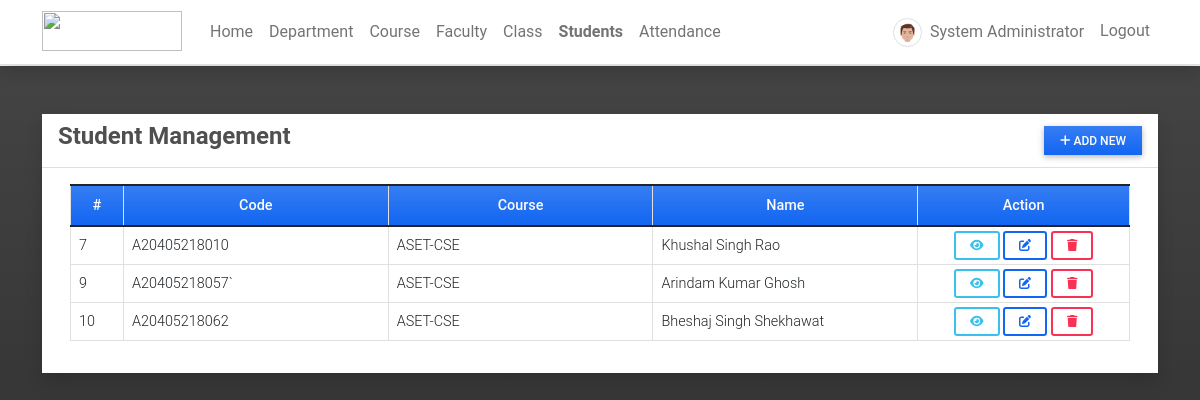
The app's page /student (signed in) with its own data.
### attendance/models.py (models this page shows, shortened)
class UserProfile(models.Model):
    user = models.OneToOneField(User, on_delete=models.CASCADE,related_name='profile')
    contact = models.CharField(max_length=250)
    dob = models.DateField(blank=True, null = True)
    address = models.TextField(blank=True, null = True)
    avatar = models.ImageField(blank=True, null = True, upload_to= 'images/')
    user_type = models.IntegerField(default = 2)
    gender = models.CharField(max_length=100, choices=[('Male','Male'),('Female','Female')], blank=True, null= True)
    department = models.ForeignKey(Department, on_delete=models.CASCADE, blank= True, null = True)

class Student(models.Model):
    student_code = models.CharField(max_length=250,blank=True, null= True)
    course=models.ForeignKey(Course,on_delete=models.CASCADE)
    first_name = models.CharField(max_length=250)
    middle_name = models.CharField(max_length=250, blank=True, null= True)
    last_name = models.CharField(max_length=250)
    gender = models.CharField(max_length=100, choices=[('Male','Male'),('Female','Female')], blank=True, null= True)
    dob = models.DateField(blank=True, null= True)
    contact = models.CharField(max_length=250, blank=True, null= True)
    date_added = models.DateTimeField(default=timezone.now)
    date_updated = models.DateTimeField(auto_now=True)

class Course(models.Model):
    department = models.ForeignKey(Department, on_delete=models.CASCADE)
    name = models.CharField(max_length=250)
    description = models.TextField(blank=True, null=True)
    status = models.IntegerField(default = 1)
    date_added = models.DateTimeField(default=timezone.now)
    date_updated = models.DateTimeField(auto_now=True)
    def __str__(self):
        return self.name

class Department(models.Model):
    name = models.CharField(max_length=250)
    description = models.TextField(blank=True, null=True)
    status = models.IntegerField(default = 1)
    date_added = models.DateTimeField(default=timezone.now)
    date_updated = models.DateTimeField(auto_now=True)
    def __str__(self):
        return self.name

### attendance/views.py (the view)
# urls.py: path('student',views.student,name='student-page'),
@login_required
def student(request):
    students = Student.objects.all()
    context['page_title'] = "Student Management"
    context['students'] = students
    return render(request, 'student_mgt.html', context)

### attendance/templates/student_mgt.html (shortened to what this page needs)
{% extends 'base.html' %} {% block pageContent %}
<div class="col-lg-12 col-md-12 col-sm-12 col-xs-12">
    <div class="card card-default rounded-0 shadow ">
        <div class="card-header">
            <div class="d-flex w-100 align-items-center justify-content-between">
                <h4 class="card-title fw-bold">Student Management</h4>
                <div class="tools">
                    <button type="button" class="btn btn-primary rounded-0 bg-gradient btn-sm" id='add_new'><i class="fa fa-plus"></i> Add New</button>
                </div>
            </div>
        </div>
        <div class="card-body">
            <div class="container-fluid">
                <table class="table table-bordered" id="student-list">
                    <colgroup>
                        <col width="5%">
                        <col width="25%">
                        <col width="25%">
                        <col width="25%">
                        <col width="20%">
                    </colgroup>
                    <thead>
                        <tr class="bg-gradient bg-primary bg-opacity-50 text-light">
                            <th class="px-2 py-2 text-center">#</th>
                            <th class="px-2 py-2 text-center">Code</th>
                            <th class="px-2 py-2 text-center">Course</th>
                            <th class="px-2 py-2 text-center">Name</th>
                            <th class="px-2 py-2 text-center">Action</th>
                        </tr>
                    </thead>
                    <tbody>
                        {% for student in students %}
                        <tr>
                            <td class="px-2 py-1 align-middle">{{ student.id }}</td>
                            <td class="px-2 py-1 align-middle">{{ student.student_code }}</td>
                            <td class="px-2 py-1 align-middle">{{ student.course.department }}-{{ student.course }}</td>
                            <td class="px-2 py-1 align-middle">{{ student.first_name }} {{ student.middle_name }} {{ student.last_name }}</td>
                            <td class="px-2 py-1 align-middle text-center">
                                <a class="btn btn-outline-info btn-sm view-data" href="javascript:void(0)" data-url="{% url 'view-student-modal' student.pk %}" title="View Details">
                                    <i class="fa fa-eye"></i>
                                </a>
                                {% if user.profile.user_type == 1 %}
                                <a class="btn btn-outline-primary btn-sm edit-data" href="javascript:void(0)" data-id="{{ student.user.pk }}" title="Edit">
                                    <i class="fa fa-edit"></i>
                                </a>
                                <button class="btn btn-outline-danger btn-sm delete-data" type="button" data-id="{{ student.user.pk }}" title="Delete">
                                    <i class="fa fa-trash"></i>
                                </button>
                                {% endif  %}
                            </td>
                        </tr>
                        {% endfor %}
                    </tbody>
                </table>
            </div>
        </div>
    </div>
</div>
{% endblock pageContent %}

### attendance/templates/base.html (shortened to what this page needs)
{% load static %}
<!DOCTYPE html>
<html lang="en">
<head>
    <link rel="stylesheet" href="{% static 'assets/font-awesome/css/all.min.css' %}">
    <link rel="stylesheet" href="{% static 'assets/bootstrap/css/bootstrap.min.css' %}">
    <link rel="stylesheet" href="{% static 'assets/select2/dist/css/select2.min.css' %}">
    <link rel="stylesheet" href="{% static 'assets/mdb-blogtemplate/css/mdb.min.css' %}" />
    <link rel="stylesheet" href="{% static 'assets/DataTables/datatables.min.css' %}" />
    <link rel="stylesheet" href="{% static 'assets/default/css/style.css' %}">
</head>
<body class=" bg-dark bg-gradient bg-opacity-50">
    {% block TopNavigation %} {% include "TopNavigation.html" %} {% endblock TopNavigation %}
    <main class="py-5">
        <div class="container mb-3">
             {% block pageContent %} {% endblock pageContent %}
        </div>
    </main>
</body>
</html>

### attendance/templates/topNavigation.html (shortened to what this page needs)
{% load static %}
<header>
    <nav class="navbar navbar-expand-lg navbar-light bg-white fixed-top shadow border-bottom">
        <div class="container">
            <a class="navbar-brand" target="_blank" href="{% url 'home-page' %}">
                <img src="{{ MEDIA_URL }}/default/ams-logo.png" height="16" alt="" loading="lazy" style="margin-top: -3px;" />
            </a>
            <div class="collapse navbar-collapse" id="navbarExample01">
                {% if user.id %}
                <ul class="navbar-nav me-auto mb-2 mb-lg-0" id="topNav">
                    <li class="nav-item">
                        <a class="nav-link" aria-current="page" href="{% url 'home-page' %}">Home</a>
                    </li>
                    {% if user.profile.user_type == 1 %}
                    <li class="nav-item">
                        <a class="nav-link" aria-current="page" href="{% url 'department-page' %}">Department</a>
                    </li>
                    <li class="nav-item">
                        <a class="nav-link" aria-current="page" href="{% url 'course-page' %}">Course</a>
                    </li>
                    <li class="nav-item">
                        <a class="nav-link" aria-current="page" href="{% url 'faculty-page' %}">Faculty</a>
                    </li>
                    {% endif %}
                    <li class="nav-item">
                        <a class="nav-link" aria-current="page" href="{% url 'class-page' %}">Class</a>
                    </li>
                    <li class="nav-item">
                        <a class="nav-link" aria-current="page" href="{% url 'student-page' %}">Students</a>
                    </li>
                    <li class="nav-item">
                        <a class="nav-link" aria-current="page" href="{% url 'attendance-class' %}">Attendance</a>
                    </li>
                </ul>
                <ul class="navbar-nav d-flex flex-row">
                    {% if user.id %} {% if user.profile.user_type == 1 %} {% endif %}
                    <li class="nav-item me-3 me-lg-0">
                        <a class="nav-link" href="{% url 'profile' %}">
                            <span class="me-1"><img src="{% if user.profile.avatar %}{{ user.profile.avatar.url }}{% else %}{{ MEDIA_URL }}/default/default-avatar.png{% endif %}" alt="User Avatar" data-url="{% if user.profile.avatar %}{{ user.profile.avatar.url }}{% else %}{{ MEDIA_URL }}/default/default-avatar.png{% endif %}" id="user-avatar" class="img-thumbnail rounded-circle"></span>
                            {{ user.first_name }} {{user.last_name}}
                        </a>
                    </li>
                    <li class="nav-item me-3 me-lg-0">
                        <a class="nav-link" href="{% url 'logout' %}">Logout</a>
                    </li>
                    {% else %}
                    <li class="nav-item me-3 me-lg-0">
                        <a class="nav-link" href="{% url 'login' %}">Login</a>
                    </li>
                    {% endif %}
                </ul>
                {% endif %}
            </div>
        </div>
    </nav>
</header>

### static/assets/default/css/style.css (style rules this page uses)
html, body { height: 100%; width: 100%; max-height: 100%; overflow: auto; display: flex; flex-direction: column; }
body>header { flex-shrink: auto; }
body>main { flex-shrink: auto; flex-grow: auto; overflow: auto; }
#user-avatar { width: 1.8rem; height: 1.8rem; object-fit: scale-down; object-position: center center; }
.navbar-brand>img { width: 7em; height: 2em; }
.nav-item.active a.nav-link { font-weight: bolder !important; }

### records on screen
Student: id "7", student_code "A20405218010", course.department "ASET", course "CSE", first_name "Khushal", middle_name "Singh", last_name "Rao"
Student: id "9", student_code "A20405218057`", course.department "ASET", course "CSE", first_name "Arindam", middle_name "Kumar", last_name "Ghosh"
Student: id "10", student_code "A20405218062", course.department "ASET", course "CSE", first_name "Bheshaj", middle_name "Singh", last_name "Shekhawat"

### other values on screen
{{ user.first_name }} "System"
{{ user.last_name }} "Administrator"
